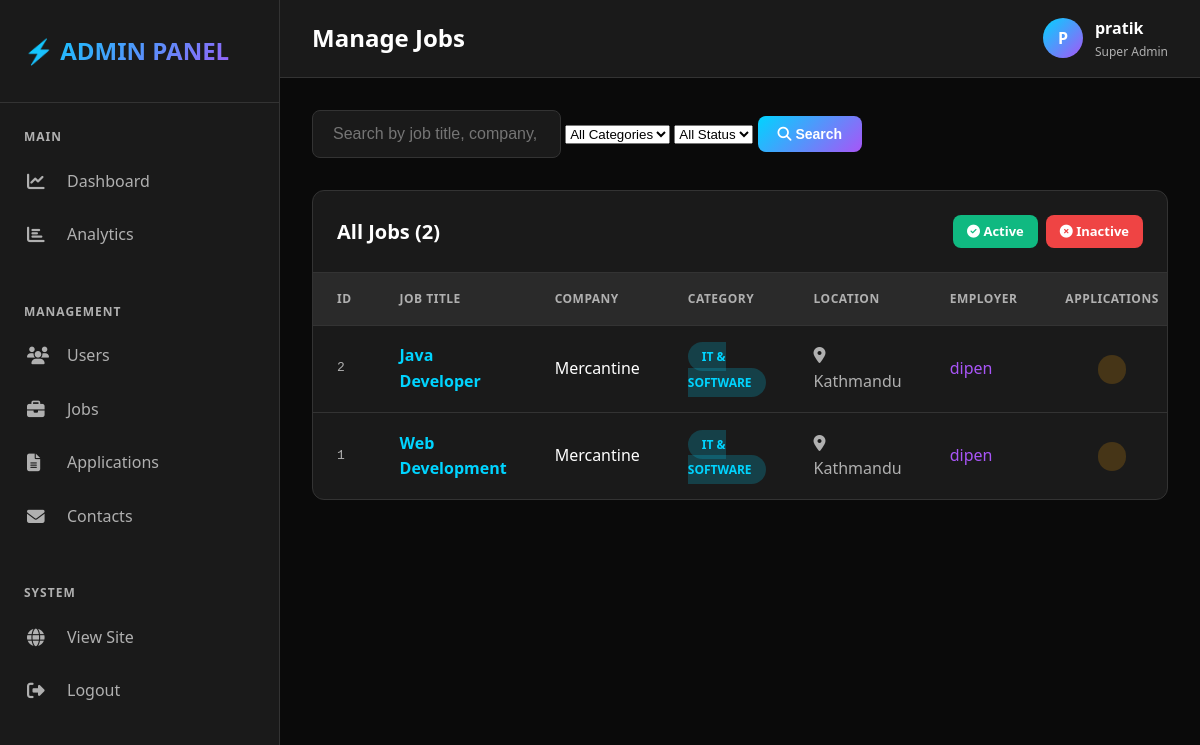
/admin-panel/jobs/ (signed in), run on the app's committed database.
### jobs/models.py (models this page shows, shortened)
class Job(models.Model):
    JOB_TYPES = (
        ('full-time', 'Full Time'),
        ('part-time', 'Part Time'),
        ('contract', 'Contract'),
        ('internship', 'Internship'),
        ('remote', 'Remote'),
    )
    CATEGORIES = (
        ('it', 'IT & Software'),
        ('business', 'Business'),
        ('finance', 'Finance'),
        ('marketing', 'Marketing'),
        ('sales', 'Sales'),
        ('healthcare', 'Healthcare'),
        ('education', 'Education'),
        ('engineering', 'Engineering'),
        ('other', 'Other'),
    )
    employer = models.ForeignKey(User, on_delete=models.CASCADE, related_name='jobs_posted')
    title = models.CharField(max_length=200)
    company_name = models.CharField(max_length=200)
    company_logo = models.ImageField(upload_to='job_logos/', blank=True, null=True)
    description = models.TextField()
    responsibilities = models.TextField()
    requirements = models.TextField()
    category = models.CharField(max_length=50, choices=CATEGORIES)
    job_type = models.CharField(max_length=20, choices=JOB_TYPES)
    location = models.CharField(max_length=100)
    salary_min = models.DecimalField(max_digits=10, decimal_places=2, blank=True, null=True)
    salary_max = models.DecimalField(max_digits=10, decimal_places=2, blank=True, null=True)
    experience_required = models.IntegerField(default=0, help_text="Years of experience")
    skills_required = models.TextField(help_text="Comma separated skills")
    is_active = models.BooleanField(default=True)
    posted_date = models.DateTimeField(default=timezone.now)
    deadline = models.DateField(blank=True, null=True)
    created_at = models.DateTimeField(auto_now_add=True)
    updated_at = models.DateTimeField(auto_now=True)
    class Meta:
        ordering = ['-posted_date']

### admin_panel/views.py (the view)
    def wrap(request, *args, **kwargs):
        if not request.user.is_superuser:
            return HttpResponseForbidden("Access denied. Admin only.")
        return function(request, *args, **kwargs)

### admin_panel/views.py (called while the page is built)
def admin_required(function):
    def wrap(request, *args, **kwargs):
        if not request.user.is_superuser:
            return HttpResponseForbidden("Access denied. Admin only.")
        return function(request, *args, **kwargs)
    wrap.__doc__ = function.__doc__
    wrap.__name__ = function.__name__
    return wrap

### admin_panel/templates/manage_jobs.html (shortened to what this page needs)
{% extends 'admin_layout.html' %}
{% block page_title %}Manage Jobs{% endblock %}
{% block content %}
<div class="search-bar">
    <form method="get" class="flex" style="flex: 1; gap: 1rem;">
        <input
            type="text"
            name="search"
            class="search-input"
            placeholder="Search by job title, company, description..."
            value="{{ search_query }}"
        >
        <select name="category" class="form-control" style="flex: 0 0 200px;">
            <option value="">All Categories</option>
        </select>
        <select name="status" class="form-control" style="flex: 0 0 150px;">
            <option value="">All Status</option>
        </select>
        <button type="submit" class="btn btn-primary">
            <i class="fas fa-search"></i> Search
        </button>
    </form>
</div>
<div class="table-container">
    <div class="table-header">
        <h3 class="table-title">All Jobs ({{ page_obj.paginator.count }})</h3>
        <div style="display: flex; gap: 0.5rem;">
            <a href="?status=active" class="btn btn-small btn-success">
                <i class="fas fa-check-circle"></i> Active
            </a>
            <a href="?status=inactive" class="btn btn-small btn-danger">
                <i class="fas fa-times-circle"></i> Inactive
            </a>
        </div>
    </div>
    <table>
        <thead>
            <tr>
                <th>ID</th>
                <th>Job Title</th>
                <th>Company</th>
                <th>Category</th>
                <th>Location</th>
                <th>Employer</th>
                <th>Applications</th>
            </tr>
        </thead>
        <tbody>
            {% for job in page_obj %}
            <tr>
                <td style="color: var(--text-secondary); font-family: monospace;">{{ job.id }}</td>
                <td>
                    <a href="{% url 'admin_panel:job_detail' job.id %}" style="color: var(--accent-blue); text-decoration: none; font-weight: 600;">
                        {{ job.title|truncatewords:5 }}
                    </a>
                </td>
                <td>{{ job.company_name }}</td>
                <td>
                    <span class="badge badge-blue">{{ job.get_category_display }}</span>
                </td>
                <td style="color: var(--text-secondary);">
                    <i class="fas fa-map-marker-alt"></i> {{ job.location }}
                </td>
                <td>
                    <a href="{% url 'admin_panel:user_detail' job.employer.id %}" style="color: var(--accent-purple); text-decoration: none;">
                        {{ job.employer.username }}
                    </a>
                </td>
                <td style="text-align: center;">
                    <span class="badge badge-orange">{{ job.application_set.count }}</span>
                </td>
            </tr>
            {% endfor %}
        </tbody>
    </table>
</div>
{% endblock %}

### admin_panel/templates/admin_layout.html (shortened to what this page needs)
<!DOCTYPE html>
<html lang="en">
  <head>
    <link
      rel="stylesheet"
      href="https://cdnjs.cloudflare.com/ajax/libs/font-awesome/6.4.0/css/all.min.css"
    />
    {% load static %}
    <link rel="stylesheet" href="{% static 'css/base.css' %}" />
  </head>
  <body>
    <aside class="sidebar">
      <div class="sidebar-header">
        <div class="sidebar-logo">⚡ ADMIN PANEL</div>
      </div>
      <nav class="sidebar-menu">
        <div class="menu-section">
          <div class="menu-section-title">Main</div>
          <a
            href="{% url 'admin_panel:dashboard' %}"
            class="menu-item {% if request.resolver_match.url_name == 'dashboard' %}active{% endif %}"
          >
            <i class="fas fa-chart-line"></i>
            <span>Dashboard</span>
          </a>
          <a
            href="{% url 'admin_panel:analytics' %}"
            class="menu-item {% if request.resolver_match.url_name == 'analytics' %}active{% endif %}"
          >
            <i class="fas fa-chart-bar"></i>
            <span>Analytics</span>
          </a>
        </div>
        <div class="menu-section">
          <div class="menu-section-title">Management</div>
          <a
            href="{% url 'admin_panel:manage_users' %}"
            class="menu-item {% if 'users' in request.path %}active{% endif %}"
          >
            <i class="fas fa-users"></i>
            <span>Users</span>
          </a>
          <a
            href="{% url 'admin_panel:manage_jobs' %}"
            class="menu-item {% if 'jobs' in request.path and 'admin_panel' in request.path %}active{% endif %}"
          >
            <i class="fas fa-briefcase"></i>
            <span>Jobs</span>
          </a>
          <a
            href="{% url 'admin_panel:manage_applications' %}"
            class="menu-item {% if 'applications' in request.path %}active{% endif %}"
          >
            <i class="fas fa-file-alt"></i>
            <span>Applications</span>
          </a>
          <a
            href="{% url 'admin_panel:manage_contacts' %}"
            class="menu-item {% if 'contacts' in request.path %}active{% endif %}"
          >
            <i class="fas fa-envelope"></i>
            <span>Contacts</span>
          </a>
        </div>
        <div class="menu-section">
          <div class="menu-section-title">System</div>
          <a href="{% url 'jobs:home' %}" class="menu-item">
            <i class="fas fa-globe"></i>
            <span>View Site</span>
          </a>
          <a href="{% url 'jobs:logout' %}" class="menu-item">
            <i class="fas fa-sign-out-alt"></i>
            <span>Logout</span>
          </a>
        </div>
      </nav>
    </aside>
    <div class="main-content">
      <header class="topbar">
        <h1 class="topbar-title">
          {% block page_title %}Dashboard{% endblock %}
        </h1>
        <div class="topbar-actions">
          <div class="user-info">
            <div class="user-avatar">{{ user.username.0|upper }}</div>
            <div>
              <div style="font-weight: 600">{{ user.username }}</div>
              <div style="font-size: 0.75rem; color: var(--text-secondary)">
                Super Admin
              </div>
            </div>
          </div>
        </div>
      </header>
      <div class="content">{% block content %}{% endblock %}</div>
    </div>
  </body>
</html>

### admin_panel/static/css/base.css (style rules this page uses)
* { margin: 0; padding: 0; box-sizing: border-box; }
:root { --bg-primary: #0a0a0a; --bg-secondary: #1a1a1a; --bg-tertiary: #2a2a2a; --text-primary: #ffffff; --text-secondary: #b0b0b0; --accent-blue: #00d4ff; --accent-purple: #a855f7; --accent-green: #10b981; --accent-red: #ef4444; --accent-orange: #f59e0b; --border-color: #333; }
body { font-family: 'Segoe UI', Tahoma, Geneva, Verdana, sans-serif; background: var(--bg-primary); color: var(--text-primary); line-height: 1.6; }
.sidebar { position: fixed; left: 0; top: 0; bottom: 0; width: 280px; background: var(--bg-secondary); border-right: 1px solid var(--border-color); overflow-y: auto; z-index: 1000; }
.sidebar-header { padding: 2rem 1.5rem; border-bottom: 1px solid var(--border-color); }
.sidebar-logo { font-size: 1.5rem; font-weight: 800; background: linear-gradient(135deg, var(--accent-blue), var(--accent-purple)); -webkit-background-clip: text; -webkit-text-fill-color: transparent; background-clip: text; }
.sidebar-menu { padding: 1rem 0; }
.menu-section { margin-bottom: 2rem; }
.menu-section-title { padding: 0.5rem 1.5rem; font-size: 0.75rem; text-transform: uppercase; color: var(--text-secondary); font-weight: 600; letter-spacing: 1px; }
.menu-item { display: flex; align-items: center; padding: 0.875rem 1.5rem; color: var(--text-secondary); text-decoration: none; transition: all 0.3s; border-left: 3px solid transparent; }
.menu-item i { width: 24px; margin-right: 1rem; font-size: 1.1rem; }
.main-content { margin-left: 280px; min-height: 100vh; }
.topbar { background: var(--bg-secondary); border-bottom: 1px solid var(--border-color); padding: 1rem 2rem; display: flex; justify-content: space-between; align-items: center; position: sticky; top: 0; z-index: 100; }
.topbar-title { font-size: 1.5rem; font-weight: 700; }
.topbar-actions { display: flex; gap: 1rem; align-items: center; }
.user-info { display: flex; align-items: center; gap: 0.75rem; }
.user-avatar { width: 40px; height: 40px; border-radius: 50%; background: linear-gradient(135deg, var(--accent-blue), var(--accent-purple)); display: flex; align-items: center; justify-content: center; font-weight: 700; }
.content { padding: 2rem; }
.table-container { background: var(--bg-secondary); border: 1px solid var(--border-color); border-radius: 12px; overflow: hidden; margin-bottom: 2rem; }
.table-header { padding: 1.5rem; border-bottom: 1px solid var(--border-color); display: flex; justify-content: space-between; align-items: center; }
.table-title { font-size: 1.25rem; font-weight: 700; }
table { width: 100%; border-collapse: collapse; }
thead { background: var(--bg-tertiary); }
th { padding: 1rem 1.5rem; text-align: left; font-weight: 600; text-transform: uppercase; font-size: 0.75rem; letter-spacing: 0.5px; color: var(--text-secondary); }
td { padding: 1rem 1.5rem; border-top: 1px solid var(--border-color); }
tbody tr { transition: background 0.3s; }
.btn { padding: 0.625rem 1.25rem; border-radius: 8px; border: none; font-weight: 600; cursor: pointer; transition: all 0.3s; text-decoration: none; display: inline-block; font-size: 0.875rem; }
.btn-primary { background: linear-gradient(135deg, var(--accent-blue), var(--accent-purple)); color: white; }
.btn-danger { background: var(--accent-red); color: white; }
.btn-success { background: var(--accent-green); color: white; }
.btn-small { padding: 0.4rem 0.875rem; font-size: 0.8125rem; }
.badge { padding: 0.375rem 0.875rem; border-radius: 999px; font-size: 0.75rem; font-weight: 600; text-transform: uppercase; }
.badge-blue { background: rgba(0, 212, 255, 0.2); color: var(--accent-blue); }
.badge-orange { background: rgba(245, 158, 11, 0.2); color: var(--accent-orange); }
.search-bar { display: flex; gap: 1rem; margin-bottom: 2rem; }
.search-input { flex: 1; padding: 0.875rem 1.25rem; background: var(--bg-secondary); border: 1px solid var(--border-color); border-radius: 8px; color: var(--text-primary); font-size: 1rem; }

### data on the page
Job: id "2", title "Java Developer", company_name "Mercantine", category "IT & SOFTWARE", location "Kathmandu", employer.username "dipen"
Job: id "1", title "Web Development", company_name "Mercantine", category "IT & SOFTWARE", location "Kathmandu", employer.username "dipen"

### other printed values
{{ user.username.0|upper }} "P"
{{ user.username }} "pratik"
{{ page_obj.paginator.count }} "2"
